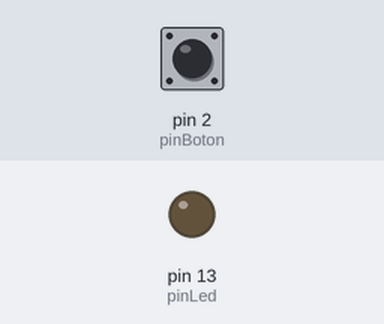
Simulated run of this sketch. Board: Arduino Uno, built with avr-gcc and run on an emulated ATmega328P. Parts: output pins drawn as LEDs (lit = HIGH). The inputs (shaded band) are chosen by the test bench; at power-on: pin 2 (pinBoton) HIGH.

Above: at 1.2 s.
1.3 s: pin 2 (pinBoton) pulled LOW for 0.15 s
At 1.37 s:
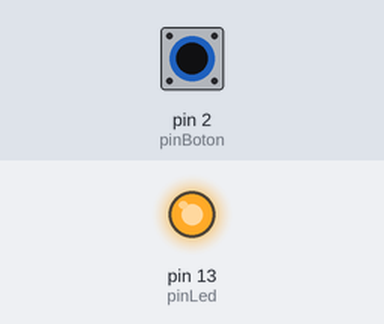
2.9 s: pin 2 (pinBoton) pulled LOW for 3.2 s
At 7.4 s:
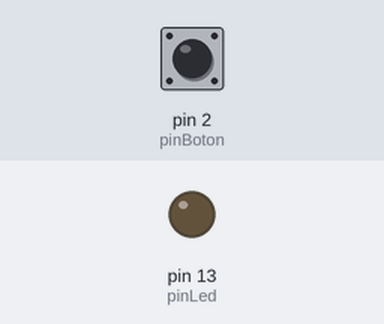
Timing chart, 0 to 8.9 s (numbered marks = the images above; inputs shaded):
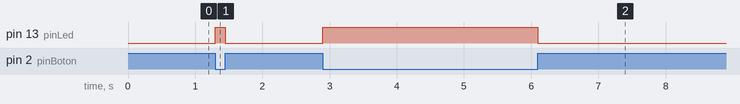

Measured:
- after the input at 1.3 s, pin 13 (pinLed): LOW → HIGH at once, → LOW 0.15 s later
- after the input at 2.9 s, pin 13 (pinLed): LOW → HIGH at once, → LOW 3.2 s later

The sketch:

Boton.ino
```cpp
int pinBoton = 2;
bool estadoBoton =  0; // bool solo puede ser 0 o 1
int pinLed = 13;

void setup() {
  // pin del boton es para una entrada
  pinMode(pinBoton, INPUT);
  pinMode (pinLed, OUTPUT);
}

void loop() {
  estadoBoton = !digitalRead (pinBoton); //lee el estado del boton
  //con el ! puedo hacer lo opuesto, operador not
  digitalWrite(pinLed, estadoBoton);
}
```
